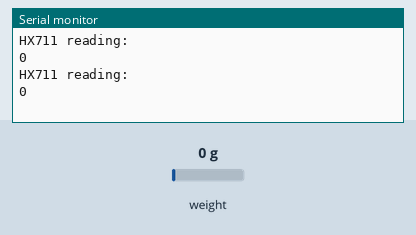
This sketch was run on a simulated Arduino Uno, built with avr-gcc and run on an emulated ATmega328P. Parts: the last lines printed to the serial monitor. Inputs (shaded band) come from the test bench; at power-on: weight on the scale 0 g.

Above: at 2.0 s.
2.1 s: weight on the scale set to 100 g
At 2.9 s:
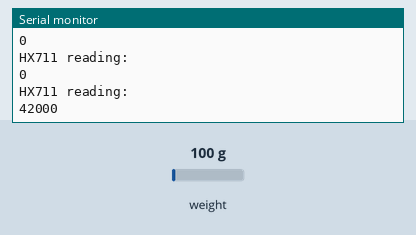
3.6 s: weight on the scale set to 1250 g
At 5.4 s:
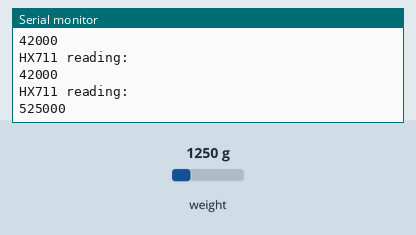
Timing chart, 0 to 6.9 s (numbered marks = the images above; inputs shaded):
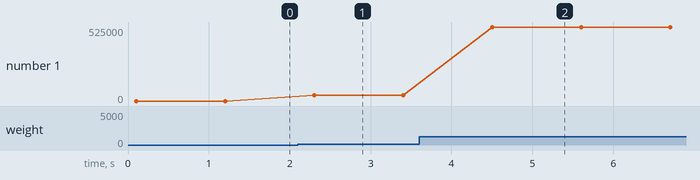

Measured:
- after the input at 2.1 s, the serial monitor: prints a new line after 0.20 s (image 1)
- after the input at 3.6 s, the serial monitor: prints a new line after 0.91 s (image 2)
- plotted number 1: 0 → 42000 after the input at 2.1 s, 42000 → 525000 after the input at 3.6 s

The sketch:

HX711_Dectector.ino
```cpp
#include "HX711.h"

const int LOADCELL_DOUT_PIN = 4;
const int LOADCELL_SCK_PIN = 5;

HX711 scale;

void setup() {

  Serial.begin(57600);
  scale.begin(LOADCELL_DOUT_PIN, LOADCELL_SCK_PIN);

}

void loop() {

  if (scale.is_ready()) {
      long reading = scale.read();
      Serial.println("HX711 reading: ");
      Serial.println(reading);
    } else {
      Serial.println("HX711 not found.");
    }
delay(1000);
}
```
